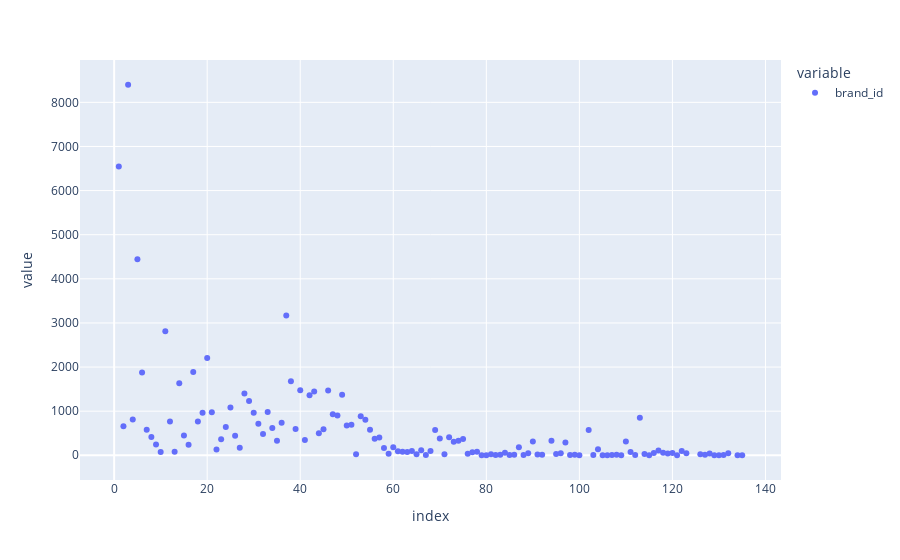

The code cell stored with this chart in its notebook:
### Code cell
px.scatter(df.groupby("brand_id")["brand_id"].count())

### Figure 1 — Plotly figure (JSON) as saved in the notebook; plotly's stock layout.template omitted (floating-point values rounded to 4 significant figures; data arrays with more than 128 entries replaced by an {"elided": "..."} marker saying what was removed)
{"data": [{"hovertemplate": "variable=brand_id<br>index=%{x}<br>value=%{y}<extra></extra>", "legendgroup": "brand_id", "marker": {"color": "#636efa", "symbol": "circle"}, "mode": "markers", "name": "brand_id", "orientation": "v", "showlegend": true, "type": "scatter", "x": {"elided": "130 int values"}, "xaxis": "x", "y": {"elided": "130 int values"}, "yaxis": "y"}], "layout": {"legend": {"title": {"text": "variable"}, "tracegroupgap": 0}, "margin": {"t": 60}, "xaxis": {"anchor": "y", "domain": [0, 1], "title": {"text": "index"}}, "yaxis": {"anchor": "x", "domain": [0, 1], "title": {"text": "value"}}}}
